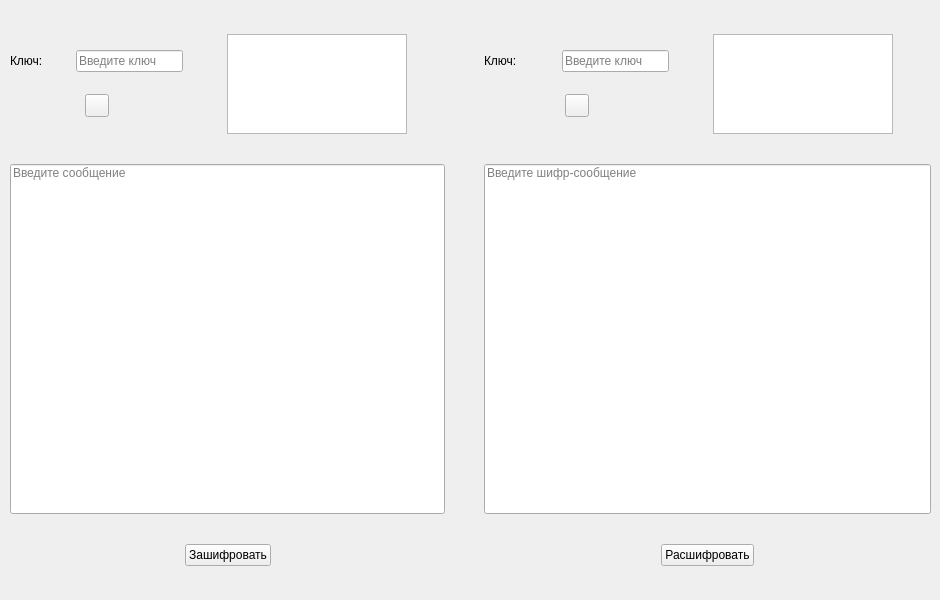
    <widget class="QWidget" name="hill">
     <attribute name="title">
      <string>Шифр Хилла</string>
     </attribute>
     <widget class="QWidget" name="layoutWidget_3">
      <property name="geometry">
       <rect>
        <x>10</x>
        <y>10</y>
        <width>921</width>
        <height>581</height>
       </rect>
      </property>
      <layout class="QHBoxLayout" name="horizontalLayout_12">
       <item>
        <layout class="QVBoxLayout" name="verticalLayout_5">
         <item>
          <layout class="QHBoxLayout" name="horizontalLayout_13">
           <item>
            <layout class="QVBoxLayout" name="verticalLayout_7">
             <item>
              <layout class="QHBoxLayout" name="horizontalLayout_18">
               <item>
                <widget class="QLabel" name="label_8">
                 <property name="text">
                  <string>Ключ:</string>
                 </property>
                </widget>
               </item>
               <item>
                <spacer name="horizontalSpacer_34">
                 <property name="orientation">
                  <enum>Qt::Horizontal</enum>
                 </property>
                 <property name="sizeHint" stdset="0">
                  <size>
                   <width>28</width>
                   <height>17</height>
                  </size>
                 </property>
                </spacer>
               </item>
               <item>
                <widget class="QLineEdit" name="hill_key_zas">
                 <property name="maxLength">
                  <number>9</number>
                 </property>
                 <property name="placeholderText">
                  <string>Введите ключ</string>
                 </property>
                </widget>
               </item>
              </layout>
             </item>
             <item>
              <layout class="QHBoxLayout" name="horizontalLayout_19">
               <item>
                <spacer name="horizontalSpacer_39">
                 <property name="orientation">
                  <enum>Qt::Horizontal</enum>
                 </property>
                 <property name="sizeHint" stdset="0">
                  <size>
                   <width>40</width>
                   <height>20</height>
                  </size>
                 </property>
                </spacer>
               </item>
               <item>
                <widget class="QToolButton" name="hill_cl_in">
                 <property name="text">
                  <string/>
                 </property>
                 <property name="icon">
                  <iconset resource="resource.qrc">
                   <normaloff>:/pic/update-arrow.ico</normaloff>:/pic/update-arrow.ico</iconset>
                 </property>
                </widget>
               </item>
               <item>
                <spacer name="horizontalSpacer_40">
                 <property name="orientation">
                  <enum>Qt::Horizontal</enum>
                 </property>
                 <property name="sizeHint" stdset="0">
                  <size>
                   <width>40</width>
                   <height>20</height>
                  </size>
                 </property>
                </spacer>
               </item>
              </layout>
             </item>
            </layout>
           </item>
           <item>
            <spacer name="horizontalSpacer_31">
             <property name="orientation">
              <enum>Qt::Horizontal</enum>
             </property>
             <property name="sizeHint" stdset="0">
              <size>
               <width>40</width>
               <height>20</height>
              </size>
             </property>
            </spacer>
           </item>
           <item>
            <widget class="QTableView" name="hill_table_in">
             <property name="minimumSize">
              <size>
               <width>180</width>
               <height>100</height>
              </size>
             </property>
             <property name="maximumSize">
              <size>
               <width>180</width>
               <height>100</height>
              </size>
             </property>
             <property name="font">
              <font>
               <family>Times New Roman</family>
               <pointsize>14</pointsize>
              </font>
             </property>
             <property name="verticalScrollBarPolicy">
              <enum>Qt::ScrollBarAlwaysOff</enum>
             </property>
             <property name="horizontalScrollBarPolicy">
              <enum>Qt::ScrollBarAlwaysOff</enum>
             </property>
             <property name="editTriggers">
              <set>QAbstractItemView::NoEditTriggers</set>
             </property>
             <property name="textElideMode">
              <enum>Qt::ElideMiddle</enum>
             </property>
             <attribute name="horizontalHeaderVisible">
              <bool>false</bool>
             </attribute>
             <attribute name="verticalHeaderVisible">
              <bool>false</bool>
             </attribute>
            </widget>
           </item>
           <item>
            <spacer name="horizontalSpacer_32">
             <property name="orientation">
              <enum>Qt::Horizontal</enum>
             </property>
             <property name="sizeHint" stdset="0">
              <size>
               <width>40</width>
               <height>20</height>
              </size>
             </property>
            </spacer>
           </item>
          </layout>
         </item>
         <item>
          <widget class="QLineEdit" name="hill_in">
           <property name="minimumSize">
            <size>
             <width>350</width>
             <height>350</height>
            </size>
           </property>
           <property name="maximumSize">
            <size>
             <width>600</width>
             <height>350</height>
            </size>
           </property>
           <property name="text">
            <string/>
           </property>
           <property name="alignment">
            <set>Qt::AlignLeading|Qt::AlignLeft|Qt::AlignTop</set>
           </property>
           <property name="placeholderText">
            <string>Введите сообщение</string>
           </property>
          </widget>
         </item>
         <item>
          <layout class="QHBoxLayout" name="horizontalLayout_14">
           <item>
            <spacer name="horizontalSpacer_36">
             <property name="orientation">
              <enum>Qt::Horizontal</enum>
             </property>
             <property name="sizeHint" stdset="0">
              <size>
               <width>40</width>
               <height>20</height>
              </size>
             </property>
            </spacer>
           </item>
           <item>
            <widget class="QPushButton" name="hill_zashif">
             <property name="text">
              <string>Зашифровать</string>
             </property>
            </widget>
           </item>
           <item>
            <spacer name="horizontalSpacer_37">
             <property name="orientation">
              <enum>Qt::Horizontal</enum>
             </property>
             <property name="sizeHint" stdset="0">
              <size>
               <width>40</width>
               <height>20</height>
              </size>
             </property>
            </spacer>
           </item>
          </layout>
         </item>
        </layout>
       </item>
       <item>
        <spacer name="horizontalSpacer_38">
         <property name="orientation">
          <enum>Qt::Horizontal</enum>
         </property>
         <property name="sizeHint" stdset="0">
          <size>
           <width>40</width>
           <height>20</height>
          </size>
         </property>
        </spacer>
       </item>
       <item>
        <layout class="QVBoxLayout" name="verticalLayout_6">
         <item>
          <layout class="QHBoxLayout" name="horizontalLayout_15">
           <item>
            <layout class="QVBoxLayout" name="verticalLayout_8">
             <item>
              <layout class="QHBoxLayout" name="horizontalLayout_21">
               <item>
                <widget class="QLabel" name="label_9">
                 <property name="text">
                  <string>Ключ:</string>
                 </property>
                </widget>
               </item>
               <item>
                <spacer name="horizontalSpacer_35">
                 <property name="orientation">
                  <enum>Qt::Horizontal</enum>
                 </property>
                 <property name="sizeHint" stdset="0">
                  <size>
                   <width>40</width>
                   <height>20</height>
                  </size>
                 </property>
                </spacer>
               </item>
               <item>
                <widget class="QLineEdit" name="hill_key_ras">
                 <property name="maxLength">
                  <number>9</number>
                 </property>
                 <property name="placeholderText">
                  <string>Введите ключ</string>
                 </property>
                </widget>
               </item>
              </layout>
             </item>
             <item>
              <layout class="QHBoxLayout" name="horizontalLayout_20">
               <item>
                <spacer name="horizontalSpacer_41">
                 <property name="orientation">
                  <enum>Qt::Horizontal</enum>
                 </property>
                 <property name="sizeHint" stdset="0">
                  <size>
                   <width>40</width>
                   <height>20</height>
                  </size>
                 </property>
                </spacer>
               </item>
               <item>
                <widget class="QToolButton" name="hill_cl_ou">
                 <property name="text">
                  <string/>
                 </property>
                 <property name="icon">
                  <iconset resource="resource.qrc">
                   <normaloff>:/pic/update-arrow.ico</normaloff>:/pic/update-arrow.ico</iconset>
                 </property>
                </widget>
               </item>
               <item>
                <spacer name="horizontalSpacer_42">
                 <property name="orientation">
                  <enum>Qt::Horizontal</enum>
                 </property>
                 <property name="sizeHint" stdset="0">
                  <size>
                   <width>40</width>
                   <height>20</height>
                  </size>
                 </property>
                </spacer>
               </item>
              </layout>
             </item>
            </layout>
           </item>
           <item>
            <spacer name="horizontalSpacer_44">
             <property name="orientation">
              <enum>Qt::Horizontal</enum>
             </property>
             <property name="sizeHint" stdset="0">
              <size>
               <width>40</width>
               <height>20</height>
              </size>
             </property>
            </spacer>
           </item>
           <item>
            <widget class="QTableView" name="hill_table_ou">
             <property name="minimumSize">
              <size>
               <width>180</width>
               <height>100</height>
              </size>
             </property>
             <property name="maximumSize">
              <size>
               <width>180</width>
               <height>100</height>
              </size>
             </property>
             <property name="font">
              <font>
               <family>Times New Roman</family>
               <pointsize>14</pointsize>
              </font>
             </property>
             <property name="editTriggers">
              <set>QAbstractItemView::NoEditTriggers</set>
             </property>
             <property name="textElideMode">
              <enum>Qt::ElideMiddle</enum>
             </property>
             <attribute name="horizontalHeaderVisible">
              <bool>false</bool>
             </attribute>
             <attribute name="verticalHeaderVisible">
              <bool>false</bool>
             </attribute>
            </widget>
           </item>
           <item>
            <spacer name="horizontalSpacer_33">
             <property name="orientation">
              <enum>Qt::Horizontal</enum>
             </property>
             <property name="sizeHint" stdset="0">
              <size>
               <width>40</width>
               <height>20</height>
              </size>
             </property>
            </spacer>
           </item>
          </layout>
         </item>
         <item>
          <widget class="QLineEdit" name="hill_ou">
           <property name="minimumSize">
            <size>
             <width>350</width>
             <height>350</height>
            </size>
           </property>
           <property name="maximumSize">
            <size>
             <width>600</width>
             <height>350</height>
            </size>
           </property>
           <property name="alignment">
            <set>Qt::AlignLeading|Qt::AlignLeft|Qt::AlignTop</set>
           </property>
           <property name="placeholderText">
            <string>Введите шифр-сообщение</string>
           </property>
          </widget>
         </item>
         <item>
          <layout class="QHBoxLayout" name="horizontalLayout_16">
           <item>
            <spacer name="horizontalSpacer_46">
             <property name="orientation">
              <enum>Qt::Horizontal</enum>
             </property>
             <property name="sizeHint" stdset="0">
              <size>
               <width>40</width>
               <height>20</height>
              </size>
             </property>
            </spacer>
           </item>
           <item>
            <widget class="QPushButton" name="hill_rashif">
             <property name="text">
              <string>Расшифровать</string>
             </property>
            </widget>
           </item>
           <item>
            <spacer name="horizontalSpacer_47">
             <property name="orientation">
              <enum>Qt::Horizontal</enum>
             </property>
             <property name="sizeHint" stdset="0">
              <size>
               <width>40</width>
               <height>20</height>
              </size>
             </property>
            </spacer>
           </item>
          </layout>
         </item>
        </layout>
       </item>
      </layout>
     </widget>
    </widget>
